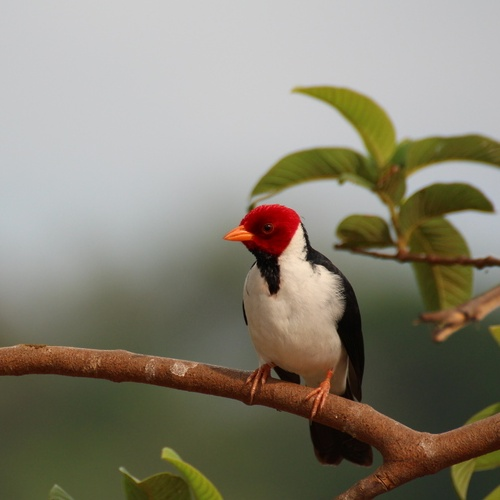
#> input picture Assignment_2/resources/image-square.jpeg, 500 x 500 px
$ python Q2.py
#> lines starting #> are read from the running program, lines starting #| are printed output that depends on the picture
# Subtract one image from other image
import cv2

img1 = cv2.imread('resources/image-square.jpeg', cv2.IMREAD_COLOR)
#> img1 is the input picture: shape (500, 500, 3); mean B, G, R 115.3, 130.9, 136.1
img2 = cv2.imread('resources/TestSqaureBlue.png', cv2.IMREAD_COLOR)
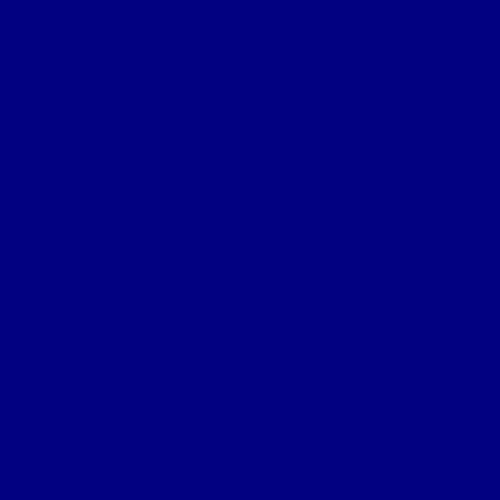
#> input picture Assignment_2/resources/TestSqaureBlue.png, 500 x 500 px
#> img2 is the input picture: shape (500, 500, 3); mean B, G, R 128, 0, 0

res = cv2.subtract(img1, img2)
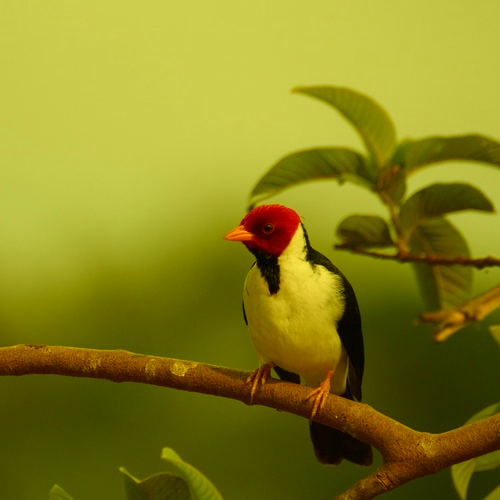
#> res: shape (500, 500, 3); mean B, G, R 29.9, 130.9, 136.1

cv2.imshow('Test Image 1',img1)
cv2.imshow('Test Image 2',img2)
cv2.imshow('Image',res)
cv2.waitKey(0)
cv2.destroyAllWindows()
